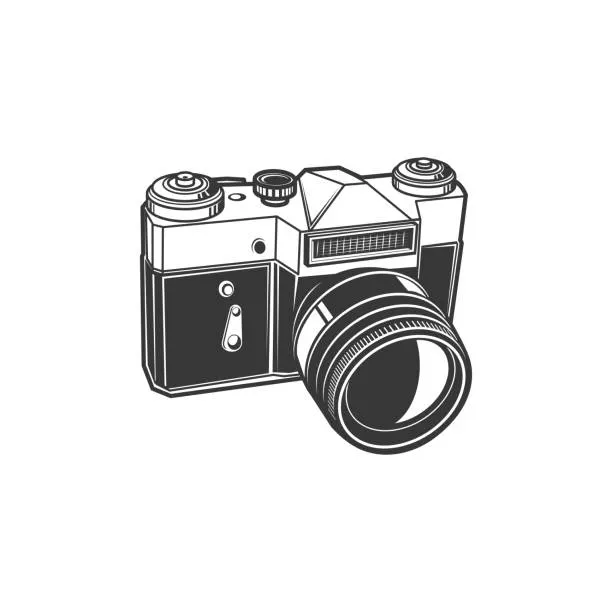
#> input picture Practicas/Practica_Tema_4/Practica_4.1/img/Fotografia.jpg, 612 x 612 px, given in place of the camera
$ python Ejercicio2.py
#> lines starting #> are read from the running program, lines starting #| are printed output that depends on the picture; after the words box and inside, x2 and y2 are one past the last pixel; in counts of white or black regions, pixels touching at a corner belong together
import cv2
import numpy as np

# Color verde para el nuevo fondo
color_fondo = [0, 255, 0]  # BGR

# Tolerancia para detectar el blanco
tolerancia = 40

cap = cv2.VideoCapture(0)
if not cap.isOpened():
    print("No se pudo abrir la cámara.")
    exit()

while True:
    ret, frame = cap.read()
#> frame is the input picture: shape (612, 612, 3); mean B, G, R 229.1, 229.1, 229.1
    if not ret:
        break

    # Crear máscara para detectar "blanco"
    blanco = np.array([220, 220, 220])
    diff = cv2.absdiff(frame, blanco)
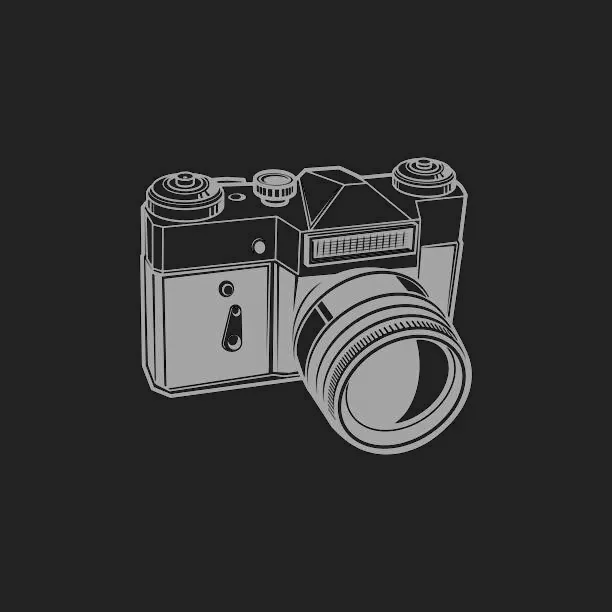
#> diff: shape (612, 612, 3); mean B, G, R 50.1, 50.1, 50.1
    mascara = cv2.cvtColor(diff, cv2.COLOR_BGR2GRAY)
    _, mascara = cv2.threshold(mascara, tolerancia, 255, cv2.THRESH_BINARY_INV)
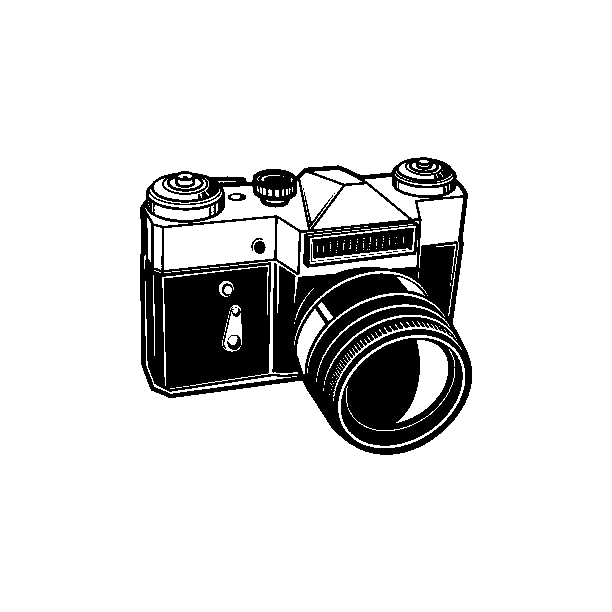
#> mascara: shape (612, 612); 86.5% white; 20 black regions (13 under 20 px), largest, box (x1, y1, x2, y2) and area: (140, 157, 472, 455) 40524, (341, 338, 463, 446) 7900, (312, 228, 414, 259) 1890

    # Aplicar el fondo verde donde hay blanco
    frame_chroma = frame.copy()
    frame_chroma[mascara == 255] = color_fondo
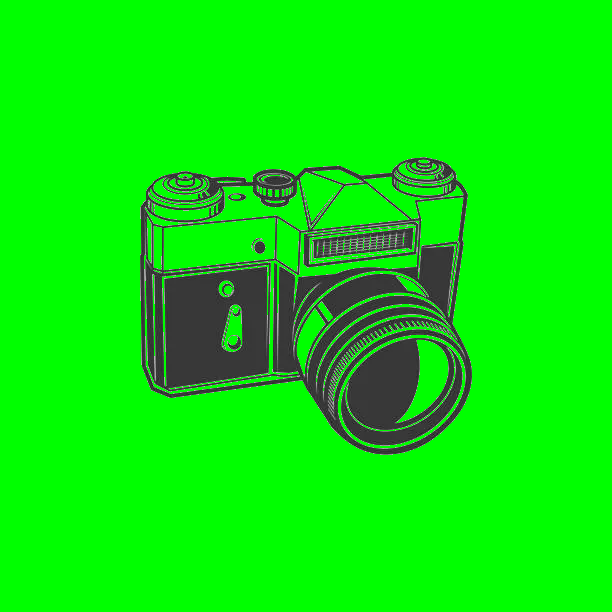
#> frame_chroma: shape (612, 612, 3); mean B, G, R 9.4, 230, 9.4

    cv2.imshow("Chroma Key Básico", frame_chroma)

    if cv2.waitKey(1) == 27:  # ESC para salir
#> (key Esc is pressed here)
        break

cap.release()
cv2.destroyAllWindows()

$ run again, on Practicas/Practica_Tema_4/Practica_4.1/img/parque.jpg
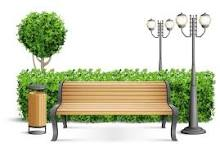
#> input picture Practicas/Practica_Tema_4/Practica_4.1/img/parque.jpg, 220 x 148 px, given in place of the camera
#> frame is the input picture: shape (148, 220, 3); mean B, G, R 183.2, 207.7, 203.5
#> `_, mascara = cv2.threshold(mascara, tolerancia, 255, cv2.THRESH_BINARY..`:
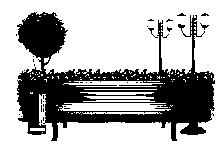
#> mascara: shape (148, 220); 67.7% white; 33 black regions (30 under 20 px), largest, box (x1, y1, x2, y2) and area: (17, 12, 215, 141) 10331, (200, 23, 209, 30) 22, (148, 28, 158, 38) 22
#> `frame_chroma[mascara == 255] = color_fondo`:
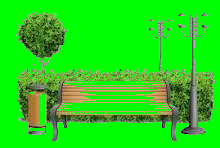
#> frame_chroma: shape (148, 220, 3); mean B, G, R 23.4, 214.9, 36.8

$ run again, on Practicas/Practica_Tema_4/Practica_4.1/img/Camara2.PNG
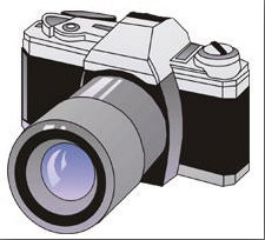
#> input picture Practicas/Practica_Tema_4/Practica_4.1/img/Camara2.PNG, 265 x 240 px, given in place of the camera
#> frame is the input picture: shape (240, 265, 3); mean B, G, R 171.1, 168.3, 170
#> `_, mascara = cv2.threshold(mascara, tolerancia, 255, cv2.THRESH_BINARY..`:
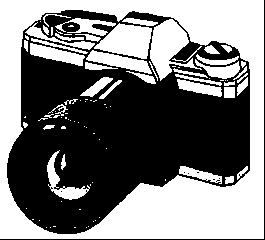
#> mascara: shape (240, 265); 49% white; 97 white regions (55 under 20 px), largest, box (x1, y1, x2, y2) and area: (0, 0, 264, 239) 21762, (150, 19, 202, 81) 1491, (94, 23, 152, 59) 1338
#> `frame_chroma[mascara == 255] = color_fondo`:
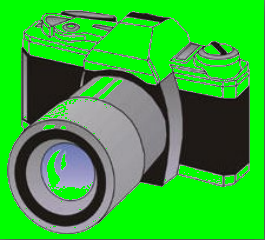
#> frame_chroma: shape (240, 265, 3); mean B, G, R 51.6, 174.6, 51.1
